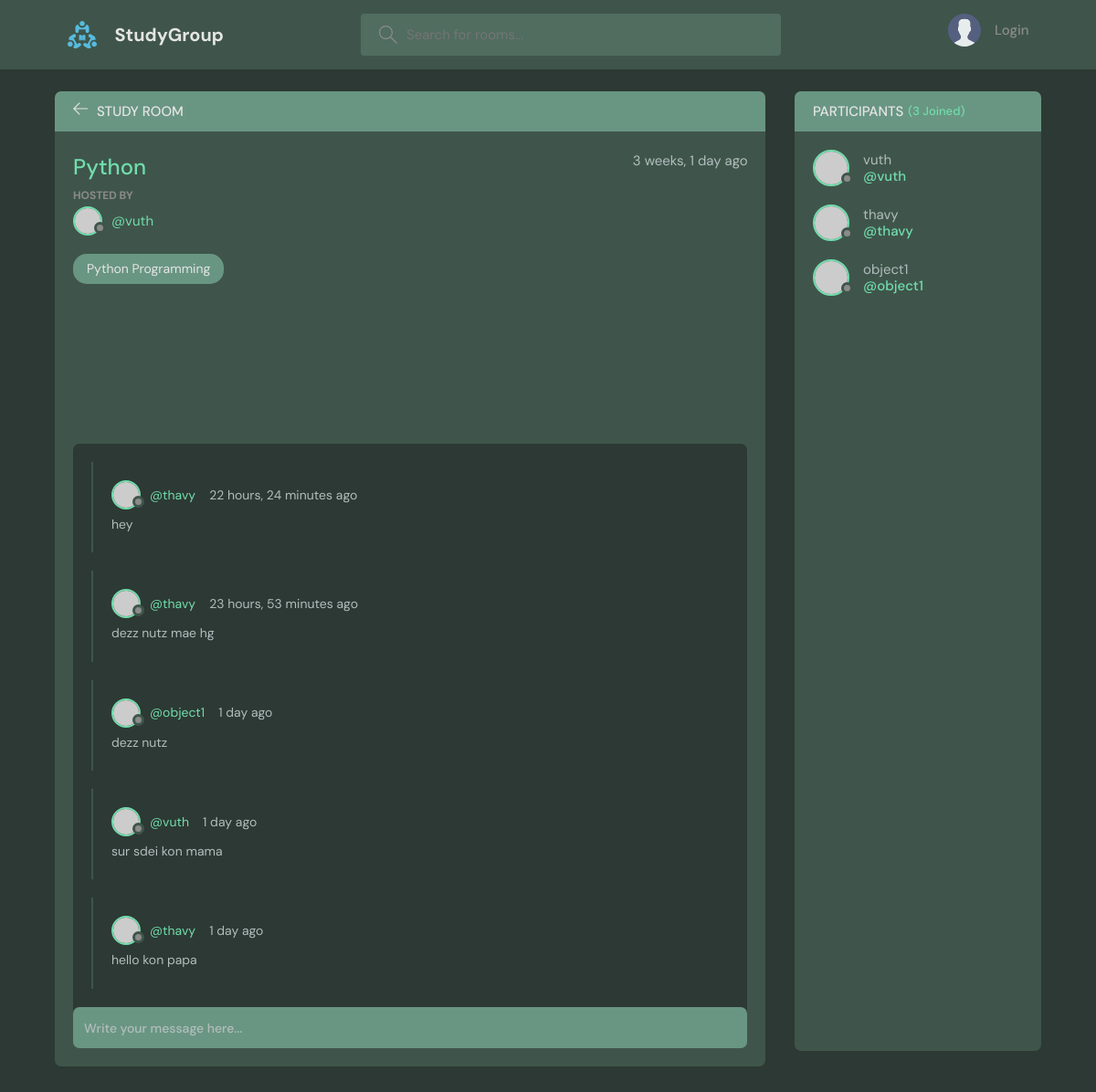
The page /room/1/ on the database its author committed.
### base/models.py (models this page shows, shortened)
class Room(models.Model):
    host = models.ForeignKey(User, on_delete=models.SET_NULL, null=True)
    topic = models.ForeignKey(Topic, on_delete=models.SET_NULL, null=True)
    name = models.CharField(max_length=200)
    description = models.TextField(null=True, blank=True)
    participants = models.ManyToManyField(User, related_name='participants', blank=True)
    updated = models.DateTimeField(auto_now=True)
    created = models.DateTimeField(auto_now_add=True)
    class Meta:
        ordering = ['-updated', '-created']

class Topic(models.Model):
    name = models.CharField(max_length=200)
    def __str__(self):
        return self.name

class Message(models.Model):
    user = models.ForeignKey(User, on_delete=models.SET_NULL, null=True)
    room = models.ForeignKey(Room, on_delete=models.CASCADE)
    body = models.TextField()
    updated = models.DateTimeField(auto_now=True)
    created = models.DateTimeField(auto_now_add=True)
    class Meta:
        ordering = ['-updated', '-created']

### base/views.py (the view, shortened to what this page needs)
# urls.py: path('room/<str:pk>/', views.room, name="room"),
def room(request, pk):
    room = Room.objects.get(id=pk)
    room_messages = room.message_set.all().order_by('-created')
    participants = room.participants.all()
    context = {'room': room, 'room_messages': room_messages, 'participants': participants}
    return render(request, 'base/room.html', context)

### base/templates/base/room.html (shortened to what this page needs)
{% extends 'main.html' %}
{% block content %}
<main class="profile-page layout layout--2">
  <div class="container">
    <div class="room">
      <div class="room__top">
        <div class="room__topLeft">
          <a href="{% url 'home' %}">
            <svg version="1.1" xmlns="http://www.w3.org/2000/svg" width="32" height="32" viewBox="0 0 32 32">
              <title>arrow-left</title>
              <path
                d="M13.723 2.286l-13.723 13.714 13.719 13.714 1.616-1.611-10.96-10.96h27.625v-2.286h-27.625l10.965-10.965-1.616-1.607z"
              ></path>
            </svg>
          </a>
          <h3>Study Room</h3>
        </div>
      </div>
      <div class="room__box scroll">
        <div class="room__header scroll">
          <div class="room__info">
            <h3>{{room.name}}</h3>
            <span>{{room.created|timesince}} ago</span>
          </div>
          <div class="room__hosted">
            <p>Hosted By</p>
            <a href="{% url 'user-profile' room.host.id %}" class="room__author">
              <div class="avatar avatar--small">
                <img src="https://randomuser.me/api/portraits/men/37.jpg" />
              </div>
              <span>@{{room.host.username}}</span>
            </a>
          </div>
          <span class="room__topics">{{room.topic}}</span>
        </div>
        <div class="room__conversation">
          <div class="threads scroll">
            {% for msg in room_messages %}
            <div class="thread">
              <div class="thread__top">
                <div class="thread__author">
                  <a href="{% url 'user-profile' msg.user.id %}" class="thread__authorInfo">
                    <div class="avatar avatar--small">
                      <img src="https://randomuser.me/api/portraits/men/37.jpg" />
                    </div>
                    <span>@{{msg.user.username}}</span>
                  </a>
                  <span class="thread__date">{{msg.created|timesince}} ago</span>
                </div>
              </div>
              <div class="thread__details">
                {{msg.body}}
              </div>
            </div>
            {% endfor %}
          </div>
        </div>
      </div>
      <div class="room__message">
        <form action="" method="POST">
          <input name="body" placeholder="Write your message here..." />
        </form>
      </div>
    </div>
    <div class="participants">
      <h3 class="participants__top">Participants <span>({{participants.count}} Joined)</span></h3>
      <div class="participants__list scroll">
        {% for user in participants %}
        <a href="{% url 'user-profile' user.id %}" class="participant">
          <div class="avatar avatar--medium">
            <img src="https://randomuser.me/api/portraits/men/37.jpg" />
          </div>
          <p>
            {{user.username}}
            <span>@{{user.username}}</span>
          </p>
        </a>
        {% endfor %}
      </div>
    </div>
  </div>
</main>
{% endblock content %}

### rows shown on the page
Room: name "Python", created "3 weeks, 1 day", host.username "vuth", topic "Python Programming"
Message: user.username "thavy", created "22 hours, 24 minutes", body "hey"
Message: user.username "thavy", created "23 hours, 53 minutes", body "dezz nutz mae hg"
Message: user.username "object1", created "1 day", body "dezz nutz"
Message: user.username "vuth", created "1 day", body "sur sdei kon mama"
Message: user.username "thavy", created "1 day", body "hello kon papa"

### other values the page prints
{{ participants.count }} "3"
{{ user.username }} "vuth"
{{ user.username }} "thavy"
{{ user.username }} "object1"
